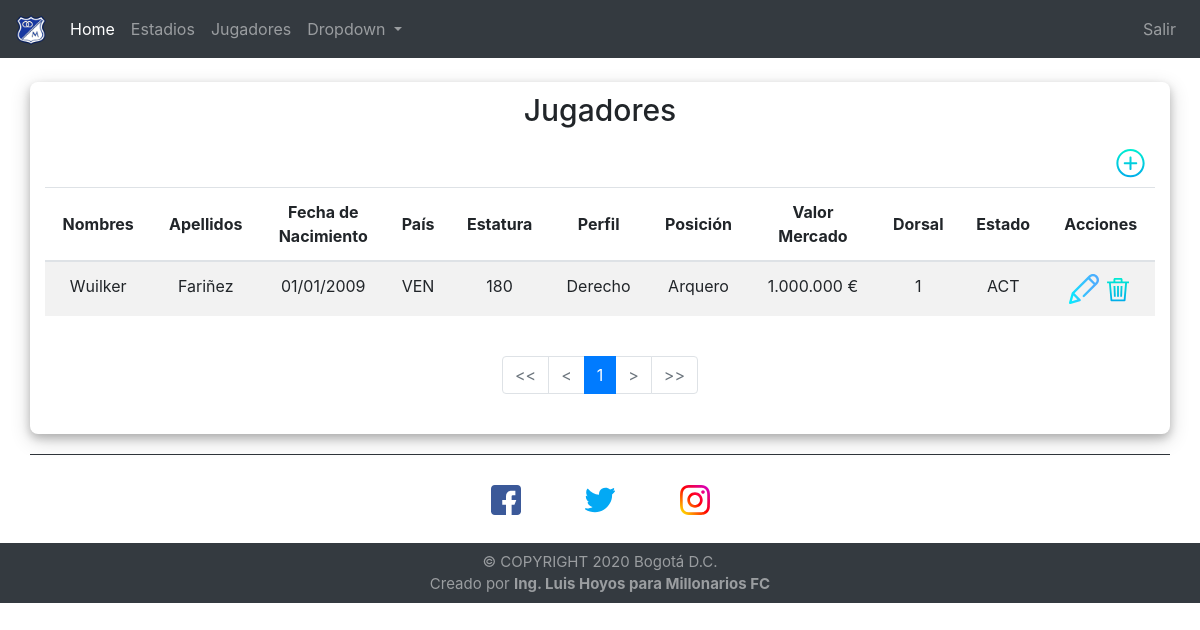
Screenshot of /jugadores.php (signed in) with the database file from the repository.
### tables this page shows
CREATE TABLE IF NOT EXISTS `jugadores` (
  `id_jugador` int(11) NOT NULL AUTO_INCREMENT,
  `nombres` varchar(200) NOT NULL,
  `apellidos` varchar(200) NOT NULL,
  `fecha_nacimiento` varchar(200) DEFAULT NULL,
  `nacionalidad` varchar(10) NOT NULL,
  `estatura` int(3) DEFAULT NULL,
  `perfil` varchar(50) DEFAULT NULL,
  `posicion` varchar(50) DEFAULT NULL,
  `valor_mercado` int(20) unsigned DEFAULT NULL,
  `dorsal` int(3) DEFAULT NULL,
  `estado` varchar(3) NOT NULL COMMENT 'ACT=>ACTIVO - INA =>INACTIVO - CED=>CEDIDO',
  `fecha_registro` datetime NOT NULL,
  PRIMARY KEY (`id_jugador`)
);

### jugadores.php (the view, shortened to what this page needs)
<!DOCTYPE html>
<html lang="es">
<head>
    <?php include "scripts.php" ?>
</head>
<body>
<?php
    include("php/eliminar.php");
?>
<?php include "nav.php" ?>
    <section>
        <br>
        <div class="container">
            <article>
                <h1>Jugadores</h1>
                <a href="crear_estadio.php"> <img src="iconos/add.svg" class="icono_registrar" alt="registrar"
                        title="Registrar Estadio"></a>
                <br>
                <br>
                <table class="table table-hover table-striped table-responsive" id="tablas">
                    <thead>
                        <tr>
                            <th scope="col">Nombres</th>
                            <th scope="col">Apellidos</th>
                            <th scope="col">Fecha de <br>Nacimiento</th>
                            <th scope="col">País</th>
                            <th scope="col">Estatura</th>
                            <th scope="col">Perfil</th>
                            <th scope="col">Posición</th>
                            <th scope="col">Valor<br>Mercado</th>
                            <th scope="col">Dorsal</th>
                            <th scope="col">Estado</th>
                            <th scope="col">Acciones</th>
                        </tr>
                    </thead>
                    <tbody>
                        <?php
                            $sql_registre = mysqli_query($con,"SELECT COUNT(*) AS total_registros FROM jugadores");
                            $result_registre = mysqli_fetch_array($sql_registre);
                            $total_registro = $result_registre['total_registros'];
                            $por_pagina = 5;
                            if(empty($_GET['pagina']))
                            {
                                $pagina = 1;
                            }else{
                                $pagina = $_GET['pagina'];
                            }
                            $desde = ($pagina -1) * $por_pagina;
                            $total_paginas = ceil($total_registro / $por_pagina);
                            $consulta = "SELECT j.id_jugador,j.nombres, j.apellidos, j.fecha_nacimiento,
                                        j.nacionalidad, j.estatura, j.perfil, j.posicion, j.valor_mercado,j.dorsal,j.estado
                                        FROM jugadores j
                                        ORDER BY j.posicion
                                        LIMIT $desde,$por_pagina";
                            $ejecutar = mysqli_query($con, $consulta);
                            while($fila = mysqli_fetch_array($ejecutar)){
                                $id = $fila['id_jugador'];
                                $nombres = $fila['nombres'];
                                $apellidos = $fila['apellidos'];
                                $fecha_nacimiento = $fila['fecha_nacimiento'];
                                $nacionalidad = $fila['nacionalidad'];
                                $estatura = $fila['estatura'];
                                $perfil = $fila['perfil'];
                                $posicion = $fila['posicion'];
                                $valor_mercado = $fila['valor_mercado'];
                                $dorsal = $fila['dorsal'];
                                $estado = $fila['estado'];
                        ?>
                        <tr>
                            <td><?php echo $nombres; ?></td>
                            <td><?php echo $apellidos; ?></td>
                            <td><?php echo $fecha_nacimiento; ?></td>
                            <td><?php echo $nacionalidad; ?></td>
                            <td><?php echo $estatura; ?></td>
                            <td><?php echo $perfil; ?></td>
                            <td><?php echo $posicion; ?></td>
                            <td><?php echo number_format($valor_mercado, 0, ',', '.')." €"; ?></td>
                            <td><?php echo $dorsal; ?></td>
                            <td><?php echo $estado; ?></td>
                            <td><a href="actualizar_jugador.php?editar_jugador=<?php echo $id; ?>"> <img
                                        src="iconos/162-edit.svg" class="icono_eliminar" alt="icono_eliminar"
                                        title="Editar"></a>
                                <a href="jugadores.php?eliminar_jugador=<?php echo $id; ?>"> <img
                                        src="iconos/delete.svg" class="icono_eliminar" alt="icono_eliminar"
                                        title="Eliminar"></a>
                            </td>
                        </tr>
                        <?php } ?>
                    </tbody>
                </table>
                <br>
                <nav aria-label="Page navigation">
                <ul class="pagination justify-content-center">
                    <?php
                        if($pagina != 1)
                        {
                    ?>
                    <li class="page-item"><a class="page-link" href="?pagina=<?php echo 1;?>"><<</a></li>
                    <li class="page-item"><a class="page-link" href="?pagina=<?php echo $pagina -1;?>"><</a></li>
                    <?php
                        }else{
                         echo '<li class="page-item disabled"><a class="page-link" href="?pagina=<?php echo 1;?>"><<</a></li>';
                         echo '<li class="page-item disabled"><a class="page-link" href="?pagina=<?php echo $pagina -1;?>"><</a></li>';
                        }
                        for ($i=1; $i <= $total_paginas; $i++ ){
                            if($i == $pagina){
                                echo '<li class="page-item active"><a class="page-link" href="#">'.$i.'</a></li>';
                            }else{
                                echo '<li class="page-item"><a class="page-link" href="?pagina='.$i.'">'.$i.'</a></li>';
                            }
                        }
                        if($pagina != $total_paginas)
                        {
                    ?>
                    <li class="page-item"><a class="page-link" href="?pagina=<?php echo $pagina +1;?>">></a></li>
                    <li class="page-item"><a class="page-link" href="?pagina=<?php echo $total_paginas;?>">>></a></li>
                    <?php }else{
                        echo'<li class="page-item disabled"><a class="page-link" href="?pagina=<?php echo $pagina +1;?>">></a></li>';
                        echo '<li class="page-item disabled"><a class="page-link" href="?pagina=<?php echo $total_paginas;?>">>></a></li>';
                    }
                    ?>
                </ul>
                </nav>
                <br>
            </article>
        </div>
    </section>
    <?php include "footer.php" ?>
</body>
</html>

### css/estilos.css (style rules this page uses)
#tablas { text-align: center; display: table; width: 100%; margin-right: 0px; }
.table thead th { vertical-align: middle; }
.icono_eliminar { height: 30px; }
h1 { text-align: center; font-size: 30px; }
.container { padding-left: 15px; padding-right: 15px; margin-left: auto; margin-right: auto; border-radius: 8px; box-shadow: 0 4px 8px 0 rgba(0,0,0,0.2), 0 6px 20px 0 rgba(0,0,0,0.19); margin-bottom: 20px; }
.icono_registrar { height: 3%; width: 3%; float: right; margin-top: 8px; margin-bottom: 8px; margin-right: 8px; }
h1 { padding-top: 10px; padding-bottom: 10px; margin-bottom: 0px; }
img { vertical-align: middle; }

### rows the page displays
jugadores: nombres "Wuilker", apellidos "Fariñez", fecha_nacimiento "01/01/2009", nacionalidad "VEN", estatura "180", perfil "Derecho", posicion "Arquero", valor_mercado "1.000.000", dorsal "1", estado "ACT"
